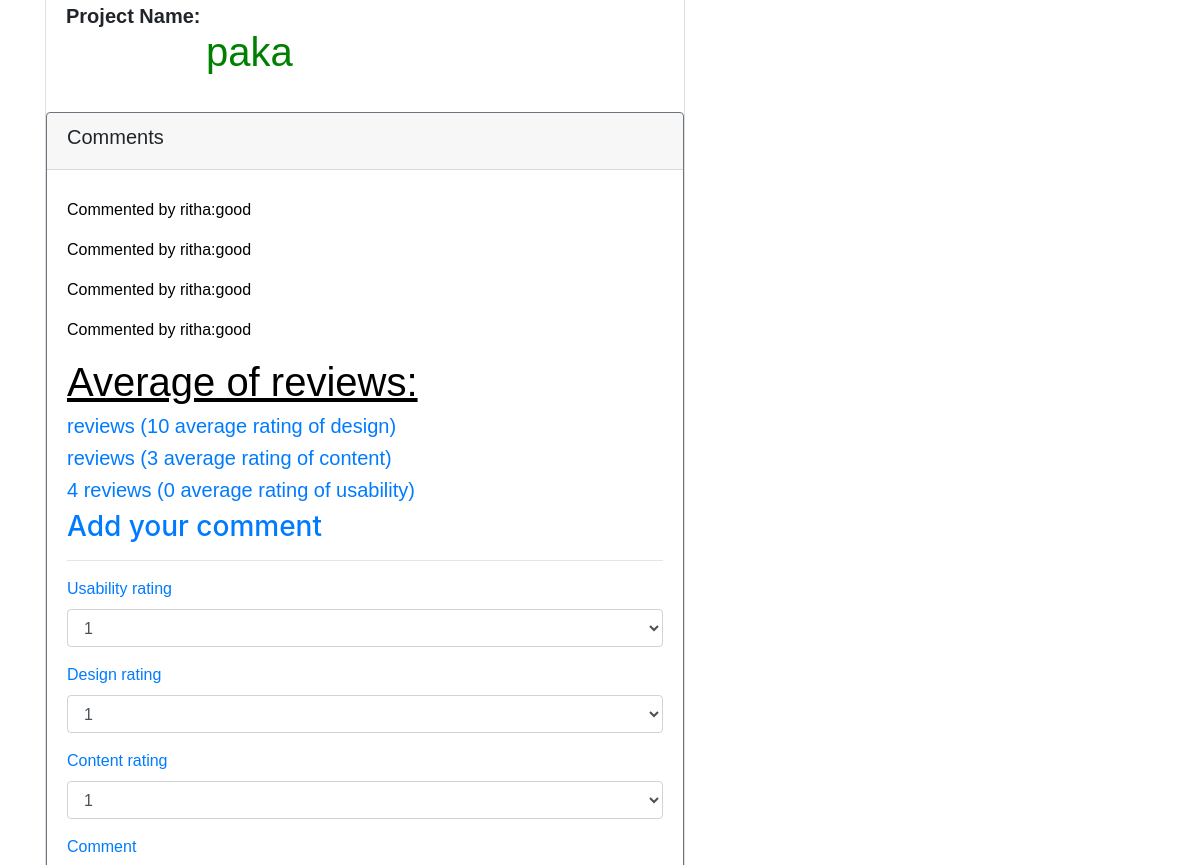
/image1 (middle part), run on an earlier commit of the app's database.
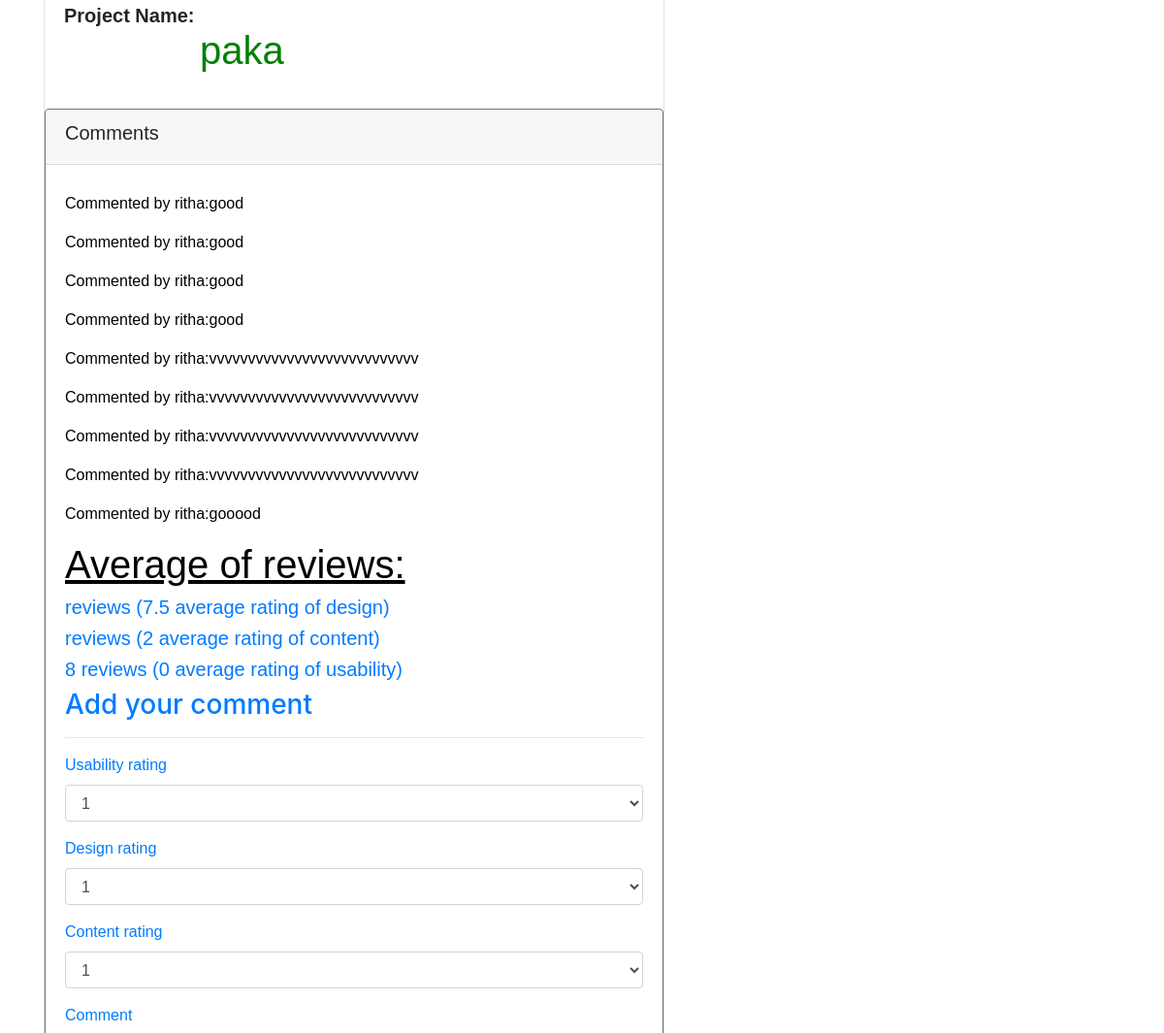
And on a later commit of the database.
### awardApp/models.py (models this page shows, shortened)
class Project(models.Model):
    title= models.TextField(max_length=200, null=True, blank=True, default='title')
    project_image = models.ImageField(upload_to='picture/', null=True, blank=True)
    description =models.TextField()
    project_url=models.URLField(max_length=250)
    def average_design(self):
        design_ratings = list(map(lambda x: x.design_rating, self.reviews.all()))
        return np.mean(design_ratings)
    def average_usability(self):
        usability_ratings = list(map(lambda x:x.usability_rating, self.reviews.all()))
        return np.mean(usability_ratings)
    def average_content(self):
        content_ratings = list(map(lambda x: x.content_rating, self.reviews.all()))
        return np.mean(content_ratings)

class Review(models.Model):
      RATING_CHOICES=(
        (1,'1'),
        (2,'2'),
        (3,'3'),
        (4,'4'),
        (5,'5'),
        (6,'6'),
        (7,'7'),
        (8,'8'),
        (9,'9'),
        (10,'10'),
      )
      project= models.ForeignKey(Project, null=True, blank=True,on_delete=models.CASCADE,related_name="reviews")
      user=models.ForeignKey(User, null=True, blank=True,on_delete=models.CASCADE, related_name='review')
      image=models.ForeignKey(Image,on_delete=models.CASCADE,related_name='reviews', null=True, blank=True)
      comment= models.TextField()
      design_rating= models.IntegerField(choices=RATING_CHOICES,default=0)
      usability_rating=models.IntegerField(choices=RATING_CHOICES,default=0)
      content_rating= models.IntegerField(choices=RATING_CHOICES, default=0)
      def get_comment(self, id):
          comments = Review.objects.filter(image_id=id)
          return comments

### awardApp/views.py (the view)
# urls.py: url(r'^image(\d+)',views.project,name='project'),
def project(request, id):
    try:
        project = Project.objects.get(pk = id)
    except DoesNotExit:
         raise Htt404()
    current_user = request.user
    comments = Review.get_comment(Review, id)
    latest_review_list= Review.objects.all()
    if request.method == 'POST':
       form = ReviewForm(request.POST)
       if form.is_valid():
         design_rating = form.cleaned_data['design_rating']
         content_rating = form.cleaned_data['content_rating']
         usability_rating = form.cleaned_data['usability_rating']
         comment = form.cleaned_data['comment']
         review = Review()
         review.project = project
         review.user = current_user
         review.comment = comment
         review.design_rating = design_rating
         review.content_rating = content_rating
         review.save()
    else:
        form = ReviewForm()
    return render(request,'image.html', {"project": project,'form':form,'comments':comments,'latest_review_list':latest_review_list})

### awardApp/forms.py
class ReviewForm(forms.ModelForm):
       class Meta:
           model= Review
           fields= ['usability_rating','design_rating','content_rating','comment']
           widgets ={
             'comment':Textarea(attrs={'cols':40, 'rows':15}),
           }

### awardApp/templates/image.html (shortened to what this page needs)
{% extends 'base.html'%}{% load static%}{% load bootstrap4%}
{% block content%}
<div class="container">
  <div class="card mb-3" style="width:40rem;">
   <div class="card-body">
     <h5 class="card-title" style="font-family: 'Dosis', sans-serif;"><strong>Project Name:</strong>
    <br>
 <p style="color:green;font-size: 40px;margin-left: 140px;">{{project.title}}</p>
    </h5>
   </div>
   <div class="card border-secondary">
     <div class="card-header">
       <h5 style="font-family: 'Dosis', sans-serif;">Comments</h5>
     </div>
     <div class="card-body text-primary">
       {% for review in latest_review_list%}
     <p style="color:black; font-family:'Dosis', sans-serif;">Commented by {{review.user}}:{{review.comment}}</p>
   {% endfor%}
     <h1 style="color: black;font-family: 'Dosis', sans-serif;"><u>Average of reviews:</u></h1>
<h5 style="font-family: 'Dosis',sans-serif;">{{ project.review.count}} reviews ({{project.average_design| floatformat}} average rating of design)</h5>
<h5 style="font-family: 'Dosis',sans-serif;">{{ project.review.count}} reviews ({{project.average_content| floatformat}} average rating of content)</h5>
<h5 style="font-family: 'Dosis',sans-serif;">{{ project.reviews.count}} reviews ({{project.average_usability| floatformat}} average rating of usability)</h5>
<h3 style="font-family: 'Dosis' sans-serif;">Add your comment</h3>
<hr>
<form action="" method="post" style="font-family: 'Dosis',sans-serif">
  {%csrf_token%} {% bootstrap_form form%}
</form>
</div>
</div>
</div>
</div>
{% endblock%}

### awardApp/templates/base.html (shortened to what this page needs)
{% load bootstrap4 %}
{% load static%}
<html>
<head>
   {% block styles %} {% bootstrap_css%}
  <link rel="stylesheet" href="{% static 'css/styles.css'%}">
  {% endblock %}
</head>
<body>
  {% include "navbar.html" %} {% block content %}{% endblock%}
</body>
</html>

### awardApp/templates/navbar.html (shortened to what this page needs)
{% load static%}

What changed in the data, as far as the page shows it:
computed for Project "paka": average_design "10" → "7.5"; average_content "3" → "2"; reviews.count "4" → "8"
added Review: user "ritha", comment "vvvvvvvvvvvvvvvvvvvvvvvvvvv"
added Review: user "ritha", comment "vvvvvvvvvvvvvvvvvvvvvvvvvvv"
added Review: user "ritha", comment "vvvvvvvvvvvvvvvvvvvvvvvvvvv"
added Review: user "ritha", comment "vvvvvvvvvvvvvvvvvvvvvvvvvvv"
added Review: user "ritha", comment "gooood"
